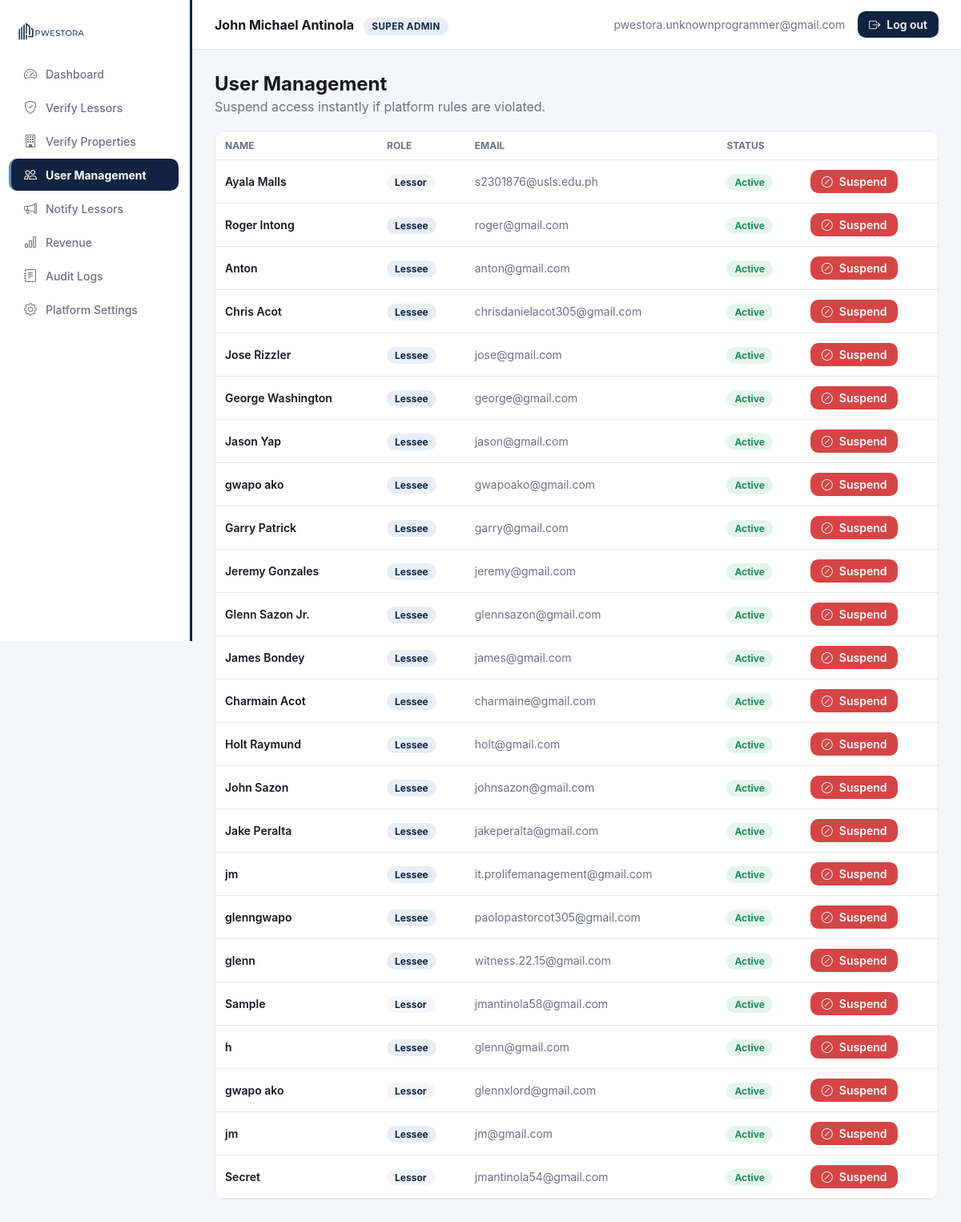
Page /dashboard.php?page=users (signed in) on the committed database.
### tables this page shows
CREATE TABLE `users` (
  `id` int(11) NOT NULL,
  `role` enum('lessor','superadmin','lessee') NOT NULL DEFAULT 'lessor',
  `status` enum('pending','active','suspended') NOT NULL DEFAULT 'pending',
  `company_name` varchar(150) DEFAULT NULL,
  `full_name` varchar(150) NOT NULL,
  `email` varchar(150) NOT NULL,
  `phone` varchar(30) DEFAULT NULL,
  `password_hash` varchar(255) NOT NULL,
  `api_token` varchar(64) DEFAULT NULL,
  `otp_code` varchar(6) DEFAULT NULL,
  `otp_expires_at` datetime DEFAULT NULL,
  `created_at` datetime NOT NULL DEFAULT current_timestamp(),
  `updated_at` datetime NOT NULL DEFAULT current_timestamp() ON UPDATE current_timestamp()
);

### public_html/includes/sidebar_nav.php (called while the page is built)
<?php
$NAV_BY_ROLE = [
    'lessor' => [
        ['id' => 'overview',      'label' => 'Dashboard',          'icon' => 'bi-speedometer2'],
        ['id' => 'listings',      'label' => 'My Properties',      'icon' => 'bi-building'],
        ['id' => 'applications',  'label' => 'Applications',       'icon' => 'bi-clipboard-check'],
        ['id' => 'tenants',       'label' => 'Tenants',            'icon' => 'bi-people'],
        ['id' => 'installments',  'label' => 'Installments',       'icon' => 'bi-wallet2'],
        ['id' => 'deposits',      'label' => 'Security Deposits',  'icon' => 'bi-shield-check'],
        ['id' => 'payments',      'label' => 'Rent Payments',      'icon' => 'bi-cash-coin'],
        ['id' => 'maintenance',   'label' => 'Maintenance',        'icon' => 'bi-tools'],
        ['id' => 'messages',      'label' => 'Messages',           'icon' => 'bi-chat-dots'],
        ['id' => 'violations',    'label' => 'Violations',         'icon' => 'bi-exclamation-triangle'],
        ['id' => 'analytics',     'label' => 'Analytics',          'icon' => 'bi-bar-chart'],
    ],
    'superadmin' => [
        ['id' => 'overview',    'label' => 'Dashboard',        'icon' => 'bi-speedometer2'],
        ['id' => 'lessors',     'label' => 'Verify Lessors',   'icon' => 'bi-shield-check'],
        ['id' => 'properties',  'label' => 'Verify Properties','icon' => 'bi-building'],
        ['id' => 'users',       'label' => 'User Management',  'icon' => 'bi-people'],
        ['id' => 'notify',      'label' => 'Notify Lessors',   'icon' => 'bi-megaphone'],
        ['id' => 'revenue',     'label' => 'Revenue',          'icon' => 'bi-bar-chart'],
        ['id' => 'audit',       'label' => 'Audit Logs',       'icon' => 'bi-journal-text'],
        ['id' => 'settings',    'label' => 'Platform Settings','icon' => 'bi-gear'],
    ],
];

### public_html/includes/auth.php (called while the page is built, shortened)
<?php
function current_user(): ?array {
    return $_SESSION['user'] ?? null;
}

### public_html/modules/users.php (the view, shortened to what this page needs)
<?php
$users = $pdo->query(
    "SELECT * FROM users WHERE role IN ('lessor', 'lessee') ORDER BY created_at DESC"
)->fetchAll();
?>
<h2 style="margin:0 0 4px;">User Management</h2>
<p style="color:var(--ink-500); margin:0 0 20px;">Suspend access instantly if platform rules are violated.</p>
<div class="card" style="padding:0; overflow:hidden;">
  <div class="table-scroll">
  <table>
    <thead><tr><th>Name</th><th>Role</th><th>Email</th><th>Status</th><th></th></tr></thead>
    <tbody>
      <?php if (!$users): ?>
        <tr><td colspan="5" style="text-align:center; color:var(--ink-500);">No users yet.</td></tr>
      <?php else: foreach ($users as $u): ?>
        <tr>
          <td style="font-weight:600;"><?= htmlspecialchars($u['role'] === 'lessor' ? $u['company_name'] : $u['full_name']) ?></td>
          <td>
            <?php if ($u['role'] === 'lessor'): ?>
              <span class="badge" style="background:var(--bg); color:var(--primary);">Lessor</span>
            <?php else: ?>
              <span class="badge" style="background:var(--accent-soft); color:var(--primary);">Lessee</span>
            <?php endif; ?>
          </td>
          <td style="color:var(--ink-500);"><?= htmlspecialchars($u['email']) ?></td>
          <td>
            <?php if ($u['status'] === 'active'): ?>
              <span class="badge badge-active">Active</span>
            <?php elseif ($u['status'] === 'pending'): ?>
              <span class="badge badge-pending">Pending</span>
            <?php else: ?>
              <span class="badge badge-suspended">Suspended</span>
            <?php endif; ?>
          </td>
          <td>
            <form method="POST" style="display:inline;">
              <?php if ($u['status'] === 'suspended'): ?>
                <button class="btn" style="background:var(--success); color:#fff; padding:6px 14px;" type="submit">
                  <i class="bi bi-play-fill"></i> Reinstate
                </button>
              <?php else: ?>
                <button class="btn" style="background:var(--error); color:#fff; padding:6px 14px;" type="submit">
                  <i class="bi bi-slash-circle"></i> Suspend
                </button>
              <?php endif; ?>
            </form>
          </td>
        </tr>
      <?php endforeach; endif; ?>
    </tbody>
  </table>
  </div>
</div>

### public_html/includes/header.php (shortened to what this page needs)
<?php
require_once __DIR__ . '/sidebar_nav.php';
$nav = $NAV_BY_ROLE[$user['role']] ?? [];
$roleLabel = $user['role'] === 'superadmin' ? 'Super Admin' : 'Admin (Lessor)';
?>
<!DOCTYPE html>
<html lang="en">
<head>
<link rel="stylesheet" href="/assets/css/style.css?v=13">
<link rel="stylesheet" href="https://cdn.jsdelivr.net/npm/bootstrap-icons@1.11.3/font/bootstrap-icons.css">
</head>
<body>
<div class="app-shell">
  <aside class="sidebar" id="sidebar">
    <div class="brand"><img src="/assets/img/logo-web.png?v=2" alt="Pwestora"></div>
    <nav>
      <?php foreach ($nav as $item): ?>
        <a class="nav-item <?= $page === $item['id'] ? 'active' : '' ?>"
           href="/dashboard.php?page=<?= $item['id'] ?>">
          <i class="bi <?= $item['icon'] ?>"></i> <span><?= $item['label'] ?></span>
        </a>
      <?php endforeach; ?>
    </nav>
  </aside>
  <div class="main">
    <div class="topbar">
      <div class="who">
        <div style="min-width:0;">
          <strong><?= htmlspecialchars($user['company'] ?: $user['name']) ?></strong>
          <span class="role-pill" style="margin-left:8px;"><?= $roleLabel ?></span>
        </div>
      </div>
      <div class="right">
        <span class="email-full"><?= htmlspecialchars($user['email']) ?></span>
        <a href="/logout.php" class="btn btn-primary" style="padding:8px 14px;">
          <i class="bi bi-box-arrow-right"></i> <span class="d-none-mobile">Log out</span>
        </a>
      </div>
    </div>
    <div class="content">

### public_html/dashboard.php (shortened to what this page needs)
<?php
require_once __DIR__ . '/includes/auth.php';
$user = current_user();
$page = preg_replace('/[^a-z_]/', '', $_GET['page'] ?? 'overview');
$moduleFile = ($page === 'overview')
    ? __DIR__ . "/modules/overview_{$user['role']}.php"
    : __DIR__ . "/modules/{$page}.php";
require __DIR__ . '/includes/header.php';
if (file_exists($moduleFile)) {
    require $moduleFile;
} else {
    echo '<div class="placeholder-note"><i class="bi bi-cone-striped" style="font-size:24px;"></i>
          <p>This module (' . htmlspecialchars($page) . ') hasn\'t been built yet — coming in the next phase.</p></div>';
}
require __DIR__ . '/includes/footer.php';

### public_html/includes/footer.php
    </div>
  </div>
</div>
</body>
</html>

### public_html/assets/css/style.css (style rules this page uses)
:root { --primary: #102340; --primary-light: #264875; --accent: #678EBC; --accent-soft: #E7EEF6; --tint: #CCD8E4; --steel: #888F96; --success: #1E8E5A; --success-soft: #E5F5EC; --warning: #E8A33D; --warning-soft: #FCF1E0; --error: #D64545; --error-soft: #FBE9E9; --ink-900: #16181D; --ink-500: #6B7280; --ink-300: #9AA6B5; --border: #E4E7EC; --surface: #FFFFFF; --bg: #F4F6F9; --radius: 12px; --sidebar-w: 240px; }
* { box-sizing: border-box; }
html { -webkit-text-size-adjust: 100%; }
body { margin: 0; font-family: -apple-system, "Segoe UI", Roboto, Helvetica, Arial, sans-serif; background: var(--bg); color: var(--ink-900); -webkit-font-smoothing: antialiased; }
a { text-decoration: none; color: inherit; }
img { max-width: 100%; display: block; }
.btn { display: inline-flex; align-items: center; justify-content: center; gap: 8px; padding: 12px 18px; border-radius: 10px; border: none; font-weight: 600; font-size: 14px; cursor: pointer; font-family: inherit; transition: background .15s, transform .05s; }
.btn-primary { background: var(--primary); color: #fff; width: 100%; }
.app-shell { display: flex; min-height: 100vh; }
.sidebar { width: var(--sidebar-w); background: var(--surface); color: var(--ink-900); padding: 20px 14px; flex-shrink: 0; position: sticky; top: 0; height: 100vh; overflow-y: auto; transition: transform .25s ease; border-right: 3px solid var(--primary); z-index: 40; }
.sidebar .brand { padding: 6px 8px 22px; }
.sidebar .brand img { height: 24px; width: auto; display: block; }
.nav-item { display: flex; align-items: center; gap: 10px; padding: 10px 12px 10px 15px; border-radius: 10px; font-size: 14px; font-weight: 500; color: var(--ink-500); margin-bottom: 2px; border-left: 3px solid transparent; margin-left: -3px; }
.nav-item.active { background: var(--primary); color: #fff; font-weight: 700; border-left: 3px solid var(--accent); }
.nav-item i { font-size: 16px; width: 18px; text-align: center; }
.main { flex: 1; min-width: 0; }
.topbar { display: flex; align-items: center; justify-content: space-between; padding: 14px 28px; background: var(--surface); border-bottom: 1px solid var(--border); position: sticky; top: 0; z-index: 30; gap: 12px; }
.topbar .who { display: flex; align-items: center; gap: 10px; min-width: 0; }
.topbar .who strong { white-space: nowrap; overflow: hidden; text-overflow: ellipsis; }
.topbar .role-pill { background: var(--accent-soft); color: var(--primary); font-size: 11.5px; font-weight: 700; padding: 4px 10px; border-radius: 999px; text-transform: uppercase; letter-spacing: .04em; white-space: nowrap; }
.topbar .right { display: flex; align-items: center; gap: 16px; flex-shrink: 0; }
.topbar .email-full { color: var(--ink-500); font-size: 14px; }
.content { padding: 28px; max-width: 1280px; }
.card { background: var(--surface); border: 1px solid var(--border); border-radius: var(--radius); padding: 20px; margin-bottom: 20px; }
.table-scroll { width: 100%; overflow-x: auto; -webkit-overflow-scrolling: touch; }
table { width: 100%; border-collapse: collapse; font-size: 14px; min-width: 560px; }
th { text-align: left; color: var(--ink-500); font-size: 12px; text-transform: uppercase; padding: 10px 12px; border-bottom: 1px solid var(--border); white-space: nowrap; }
td { padding: 12px; border-bottom: 1px solid var(--border); }
.badge { padding: 3px 10px; border-radius: 999px; font-size: 12px; font-weight: 700; white-space: nowrap; }
.badge-approved, .badge-active, .badge-verified { background: var(--success-soft); color: var(--success); }

### rows in the picture
users: company_name "Ayala Malls", role "Lessor", email "s2301876@usls.edu.ph", status "Active"
users: full_name "Roger Intong", role "Lessee", email "roger@gmail.com", status "Active"
users: full_name "Anton", role "Lessee", email "anton@gmail.com", status "Active"
users: full_name "Chris Acot", role "Lessee", email "chrisdanielacot305@gmail.com", status "Active"
users: full_name "Jose Rizzler", role "Lessee", email "jose@gmail.com", status "Active"
users: full_name "George Washington", role "Lessee", email "george@gmail.com", status "Active"
users: full_name "Jason Yap", role "Lessee", email "jason@gmail.com", status "Active"
users: full_name "gwapo ako", role "Lessee", email "gwapoako@gmail.com", status "Active"
users: full_name "Garry Patrick", role "Lessee", email "garry@gmail.com", status "Active"
users: full_name "Jeremy Gonzales", role "Lessee", email "jeremy@gmail.com", status "Active"
users: full_name "Glenn Sazon Jr.", role "Lessee", email "glennsazon@gmail.com", status "Active"
users: full_name "James Bondey", role "Lessee", email "james@gmail.com", status "Active"
users: full_name "Charmain Acot", role "Lessee", email "charmaine@gmail.com", status "Active"
users: full_name "Holt Raymund", role "Lessee", email "holt@gmail.com", status "Active"
users: full_name "John Sazon", role "Lessee", email "johnsazon@gmail.com", status "Active"
users: full_name "Jake Peralta", role "Lessee", email "jakeperalta@gmail.com", status "Active"
users: full_name "jm", role "Lessee", email "it.prolifemanagement@gmail.com", status "Active"
users: full_name "glenngwapo", role "Lessee", email "paolopastorcot305@gmail.com", status "Active"
users: full_name "glenn", role "Lessee", email "witness.22.15@gmail.com", status "Active"
users: company_name "Sample", role "Lessor", email "jmantinola58@gmail.com", status "Active"
users: full_name "h", role "Lessee", email "glenn@gmail.com", status "Active"
users: company_name "gwapo ako", role "Lessor", email "glennxlord@gmail.com", status "Active"
users: full_name "jm", role "Lessee", email "jm@gmail.com", status "Active"
users: company_name "Secret", role "Lessor", email "jmantinola54@gmail.com", status "Active"

### other values in the picture
$item['label'] "Dashboard"
$item['label'] "Verify Lessors"
$item['label'] "Verify Properties"
$item['label'] "User Management"
$item['label'] "Notify Lessors"
$item['label'] "Revenue"
$item['label'] "Audit Logs"
$item['label'] "Platform Settings"
$user['company'] ?: $user['name'] "John Michael Antinola"
$roleLabel "SUPER ADMIN"
$user['email'] "pwestora.unknownprogrammer@gmail.com"
